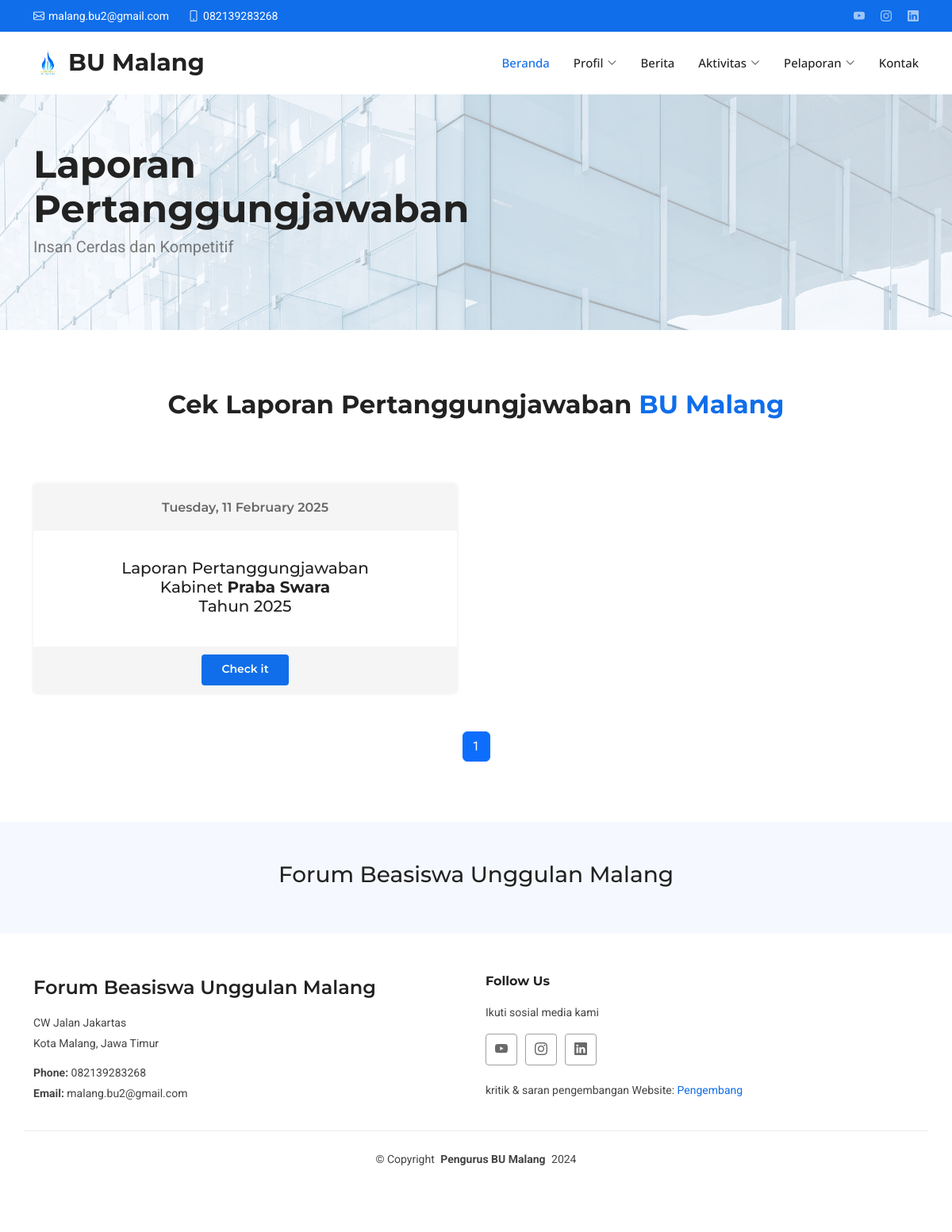
The page /pages/profil/lapper/laporan-pertanggungjawaban.php on the database its author committed.
### tables this page shows
CREATE TABLE `footer` (
  `id_footer` int(11) NOT NULL,
  `alamat_bu` varchar(255) NOT NULL,
  `nomor_bu` varchar(255) NOT NULL,
  `email_bu` varchar(255) NOT NULL,
  `youtube_bu` varchar(255) NOT NULL,
  `ig_bu` varchar(255) NOT NULL,
  `linkedin_bu` varchar(255) NOT NULL,
  `pengembang_bu` varchar(255) NOT NULL
);

CREATE TABLE `lap_pertanggungjawaban` (
  `id_lap_pertanggungjawaban` int(11) NOT NULL,
  `waktu` datetime NOT NULL,
  `kabinet` varchar(255) NOT NULL,
  `tahun` char(20) NOT NULL,
  `link` longtext NOT NULL
);

### pages/profil/lapper/laporan-pertanggungjawaban.php (the view, shortened to what this page needs)
<?php
include '../../../connections/conn.php';
$contents = [];
$query = "SELECT * FROM lap_pertanggungjawaban ORDER BY waktu DESC";
$result = $conn->query($query);
while ($row = $result->fetch_assoc()) {
    $contents[] = [
        "id_lap_pertanggungjawaban" => $row['id_lap_pertanggungjawaban'],
        "waktu" => date('l, d F Y', strtotime($row['waktu'])),
        "kabinet" => $row['kabinet'],
        "tahun" => $row['tahun']
    ];
}
$perPage = 6;
$total = count($contents);
$totalPages = ceil($total / $perPage);
$page = isset($_GET['page']) ? (int)$_GET['page'] : 1;
$page = max($page, 1);
$page = min($page, $totalPages);
$start = ($page - 1) * $perPage;
$displayContents = array_slice($contents, $start, $perPage);
$query = "SELECT * FROM footer";
$result = $conn->query($query);
$row = $result->fetch_assoc();
$footer = [
    "alamat_bu" => $row['alamat_bu'],
    "nomor_bu" => $row['nomor_bu'],
    "email_bu" => $row['email_bu'],
    "youtube_bu" => $row['youtube_bu'],
    "ig_bu" => $row['ig_bu'],
    "linkedin_bu" => $row['linkedin_bu'],
    "pengembang_bu" => $row['pengembang_bu'],
];
?>
<!DOCTYPE html>
<html lang="en">
<?php include '../../../components/head.php' ?>
<body class="index-page">
    <header id="header" class="header sticky-top">
        <div class="topbar d-flex align-items-center">
            <div class="container d-flex justify-content-center justify-content-md-between">
                <div class="contact-info d-flex align-items-center">
                    <i class="bi bi-envelope d-flex align-items-center"><a href="<?= $footer['email_bu'] ?>"><?= $footer['email_bu'] ?></a></i>
                    <i class="bi bi-phone d-flex align-items-center ms-4"><span><?= $footer['nomor_bu'] ?></span></i>
                </div>
                <div class="social-links d-none d-md-flex align-items-center">
                    <a href="<?= $footer['youtube_bu'] ?>" class="youtube"><i class="bi bi-youtube"></i></a>
                    <a href="<?= $footer['ig_bu'] ?>" class="instagram"><i class="bi bi-instagram"></i></a>
                    <a href="<?= $footer['linkedin_bu'] ?>" class="linkedin"><i class="bi bi-linkedin"></i></a>
                </div>
            </div>
        </div>
        <div class="branding d-flex align-items-cente">
            <div class="container position-relative d-flex align-items-center justify-content-between">
                <?php include '../../../components/navbar.php' ?>
            </div>
        </div>
    </header>
    <main class="main">
        <section id="hero" class="hero1 section light-background">
            <div class="container">
                <div class="row gy-4">
                    <div class="col-lg-8 order-2 order-lg-1 d-flex flex-column justify-content-center" data-aos="zoom-out">
                        <h1 class="h1pt">Laporan Pertanggungjawaban</h1>
                        <p>Insan Cerdas dan Kompetitif</p>
                    </div>
                </div>
            </div>
        </section>
        <section id="contents" class="contents section">
            <div class="container section-title" data-aos="fade-up">
                <p><span>Cek Laporan Pertanggungjawaban</span> <span class="description-title">BU Malang</span></p>
            </div>
            <div class="container">
                <div class="row gy-3">
                    <div class="row gy-3">
                        <?php foreach ($displayContents as $content): ?>
                            <div class="col-xl-6 col-lg-12" data-aos="fade-up">
                                <div class="contents-item">
                                    <h3><?= $content['waktu']; ?></h3>
                                    <ul>
                                        <h5>Laporan Pertanggungjawaban <br> Kabinet <strong><?= $content['kabinet']; ?></strong> <br> Tahun <?= $content['tahun'] ?> </h5>
                                    </ul>
                                    <div class="btn-wrap">
                                        <a href="pages/profil/lapper/pages-laporan-pertanggungjawaban.php?id=<?= $content['id_lap_pertanggungjawaban']; ?>" class="btn-buy">Check it</a>
                                    </div>
                                </div>
                            </div>
                        <?php endforeach; ?>
                    </div>
                </div>
                <nav>
                    <ul class="pagination justify-content-center pt-5">
                        <?php for ($i = 1; $i <= $totalPages; $i++): ?>
                            <li class="page-item <?= $i == $page ? 'active' : ''; ?>">
                                <a class="page-link" href="<?= $_SERVER['PHP_SELF']; ?>?page=<?= $i; ?>"><?= $i; ?></a>
                            </li>
                        <?php endfor; ?>
                    </ul>
                </nav>
            </div>
        </section>
    </main>
    <footer id="footer" class="footer">
        <div class="footer-newsletter">
            <div class="container">
                <div class="row justify-content-center text-center">
                    <div class="col-lg-6">
                        <h3>Forum Beasiswa Unggulan Malang</h5>
                    </div>
                </div>
            </div>
        </div>
        <div class="container footer-top">
            <?php include '../../../components/footer.php' ?>
        </div>
        <div class="container copyright text-center mt-4">
            <p>© <span>Copyright</span> <strong class="px-1 sitename">Pengurus BU Malang</strong> <span>2024</span></p>
        </div>
    </footer>
</body>
</html>

### components/footer.php
<div class="row gy-4">
    <div class="col-lg-6 col-md-12 footer-about">
        <a href="index.html" class="d-flex align-items-center">
            <span class="sitename">Forum Beasiswa Unggulan Malang</span>
        </a>
        <div class="footer-contact pt-3">
            <p><?= $footer['alamat_bu'] ?></p>
            <p>Kota Malang, Jawa Timur</p>
            <p class="mt-3"><strong>Phone:</strong> <span><?= $footer['nomor_bu'] ?></span></p>
            <p><strong>Email:</strong> <span><?= $footer['email_bu'] ?></span></p>
        </div>
    </div>
    <div class="col-lg-6 col-md-12">
        <h4>Follow Us</h4>
        <p>Ikuti sosial media kami</p>
        <div class="social-links d-flex">
            <a href="<?= $footer['youtube_bu'] ?>" target="_blank"><i class="bi bi-youtube"></i></a>
            <a href="<?= $footer['ig_bu'] ?>" target="_blank"><i class="bi bi-instagram"></i></a>
            <a href="<?= $footer['linkedin_bu'] ?>" target="_blank"><i class="bi bi-linkedin"></i></a>
        </div>
        <br>
        <p>kritik & saran pengembangan Website: <a href="https://wa.me/<?= $footer['pengembang_bu'] ?>" target="_blank">Pengembang</a> </p>
    </div>
</div>

### rows shown on the page
footer: email_bu "malang.bu2@gmail.com", nomor_bu "082139283268", alamat_bu "CW Jalan Jakartas"
lap_pertanggungjawaban: waktu "Tuesday, 11 February 2025", kabinet "Praba Swara", tahun "2025"
